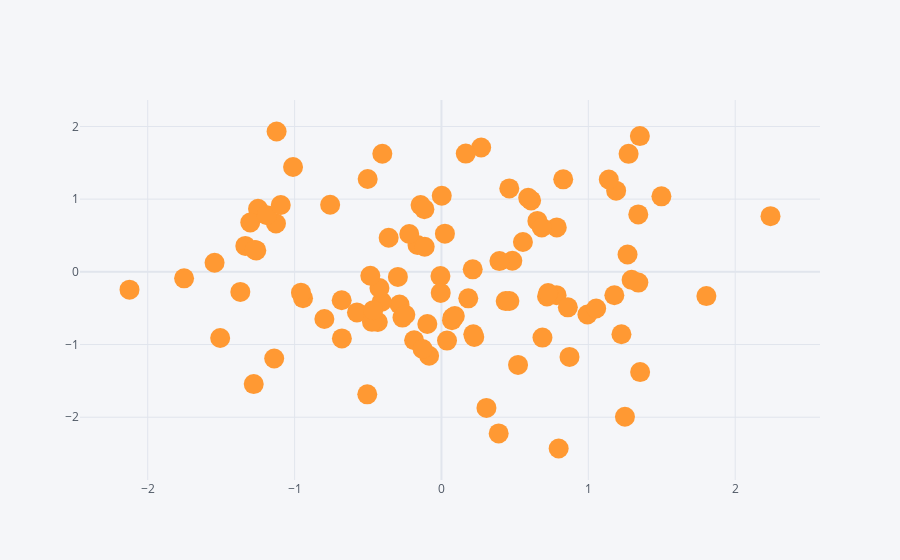

Here is the notebook cell this chart was saved with:
### Code cell
#scatter
df.iplot(kind='scatter',x='A',y='B', mode = 'markers', size=20)
